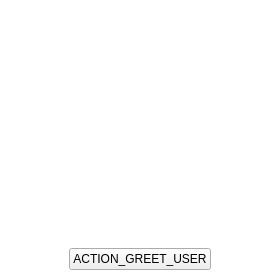
<?xml version="1.0" encoding="UTF-8"?>
<ui version="4.0">
 <class>UserInvitationButton</class>
 <widget class="QWidget" name="UserInvitationButton">
  <property name="geometry">
   <rect>
    <x>0</x>
    <y>0</y>
    <width>280</width>
    <height>280</height>
   </rect>
  </property>
  <property name="minimumSize">
   <size>
    <width>280</width>
    <height>280</height>
   </size>
  </property>
  <property name="maximumSize">
   <size>
    <width>280</width>
    <height>280</height>
   </size>
  </property>
  <property name="windowTitle">
   <string>Form</string>
  </property>
  <property name="styleSheet">
   <string notr="true">#label_addr, label_email {
	color: #999999;
}

#UserInvitationButton, #widget {
	background-color: #FFFFFF;
	border-radius: 8px;
}

#button_cancel {
	border: none;
	background: none;
}</string>
  </property>
  <layout class="QVBoxLayout" name="verticalLayout">
   <property name="spacing">
    <number>0</number>
   </property>
   <property name="leftMargin">
    <number>0</number>
   </property>
   <property name="topMargin">
    <number>0</number>
   </property>
   <property name="rightMargin">
    <number>0</number>
   </property>
   <property name="bottomMargin">
    <number>0</number>
   </property>
   <item>
    <widget class="QWidget" name="widget" native="true">
     <layout class="QVBoxLayout" name="verticalLayout_2">
      <property name="spacing">
       <number>10</number>
      </property>
      <property name="leftMargin">
       <number>10</number>
      </property>
      <property name="topMargin">
       <number>10</number>
      </property>
      <property name="rightMargin">
       <number>10</number>
      </property>
      <property name="bottomMargin">
       <number>10</number>
      </property>
      <item>
       <layout class="QHBoxLayout" name="horizontalLayout_3">
        <item>
         <spacer name="horizontalSpacer_4">
          <property name="orientation">
           <enum>Qt::Horizontal</enum>
          </property>
          <property name="sizeHint" stdset="0">
           <size>
            <width>40</width>
            <height>20</height>
           </size>
          </property>
         </spacer>
        </item>
        <item>
         <widget class="Button" name="button_cancel">
          <property name="sizePolicy">
           <sizepolicy hsizetype="Fixed" vsizetype="Fixed">
            <horstretch>0</horstretch>
            <verstretch>0</verstretch>
           </sizepolicy>
          </property>
          <property name="minimumSize">
           <size>
            <width>32</width>
            <height>32</height>
           </size>
          </property>
          <property name="maximumSize">
           <size>
            <width>32</width>
            <height>32</height>
           </size>
          </property>
          <property name="cursor">
           <cursorShape>PointingHandCursor</cursorShape>
          </property>
          <property name="toolTip">
           <string>ACTION_CANCEL_USER_INVITATION_TOOLTIP</string>
          </property>
          <property name="text">
           <string/>
          </property>
          <property name="icon">
           <iconset resource="../rc/resources.qrc">
            <normaloff>:/icons/images/material/block.svg</normaloff>:/icons/images/material/block.svg</iconset>
          </property>
          <property name="iconSize">
           <size>
            <width>32</width>
            <height>32</height>
           </size>
          </property>
          <property name="flat">
           <bool>true</bool>
          </property>
          <property name="color" stdset="0">
           <color>
            <red>244</red>
            <green>67</green>
            <blue>54</blue>
           </color>
          </property>
          <property name="hover_color" stdset="0">
           <color>
            <red>249</red>
            <green>33</green>
            <blue>36</blue>
           </color>
          </property>
         </widget>
        </item>
       </layout>
      </item>
      <item>
       <spacer name="verticalSpacer">
        <property name="orientation">
         <enum>Qt::Vertical</enum>
        </property>
        <property name="sizeType">
         <enum>QSizePolicy::Fixed</enum>
        </property>
        <property name="sizeHint" stdset="0">
         <size>
          <width>20</width>
          <height>10</height>
         </size>
        </property>
       </spacer>
      </item>
      <item>
       <layout class="QHBoxLayout" name="horizontalLayout">
        <item>
         <spacer name="horizontalSpacer">
          <property name="orientation">
           <enum>Qt::Horizontal</enum>
          </property>
          <property name="sizeHint" stdset="0">
           <size>
            <width>40</width>
            <height>20</height>
           </size>
          </property>
         </spacer>
        </item>
        <item>
         <widget class="IconLabel" name="label_icon">
          <property name="minimumSize">
           <size>
            <width>64</width>
            <height>64</height>
           </size>
          </property>
          <property name="maximumSize">
           <size>
            <width>64</width>
            <height>64</height>
           </size>
          </property>
          <property name="text">
           <string/>
          </property>
          <property name="pixmap">
           <pixmap resource="../rc/resources.qrc">:/icons/images/material/help.svg</pixmap>
          </property>
          <property name="scaledContents">
           <bool>true</bool>
          </property>
          <property name="color" stdset="0">
           <color>
            <red>153</red>
            <green>153</green>
            <blue>153</blue>
           </color>
          </property>
         </widget>
        </item>
        <item>
         <spacer name="horizontalSpacer_2">
          <property name="orientation">
           <enum>Qt::Horizontal</enum>
          </property>
          <property name="sizeHint" stdset="0">
           <size>
            <width>40</width>
            <height>20</height>
           </size>
          </property>
         </spacer>
        </item>
       </layout>
      </item>
      <item>
       <widget class="QLabel" name="label_email">
        <property name="font">
         <font>
          <pointsize>12</pointsize>
          <weight>75</weight>
          <bold>true</bold>
         </font>
        </property>
        <property name="text">
         <string/>
        </property>
        <property name="alignment">
         <set>Qt::AlignCenter</set>
        </property>
        <property name="wordWrap">
         <bool>true</bool>
        </property>
       </widget>
      </item>
      <item>
       <widget class="QLabel" name="label_addr">
        <property name="text">
         <string/>
        </property>
       </widget>
      </item>
      <item>
       <spacer name="verticalSpacer_2">
        <property name="orientation">
         <enum>Qt::Vertical</enum>
        </property>
        <property name="sizeHint" stdset="0">
         <size>
          <width>20</width>
          <height>40</height>
         </size>
        </property>
       </spacer>
      </item>
      <item>
       <layout class="QHBoxLayout" name="horizontalLayout_2">
        <item>
         <spacer name="horizontalSpacer_3">
          <property name="orientation">
           <enum>Qt::Horizontal</enum>
          </property>
          <property name="sizeHint" stdset="0">
           <size>
            <width>40</width>
            <height>20</height>
           </size>
          </property>
         </spacer>
        </item>
        <item>
         <widget class="QPushButton" name="button_greet">
          <property name="text">
           <string>ACTION_GREET_USER</string>
          </property>
         </widget>
        </item>
        <item>
         <spacer name="horizontalSpacer_5">
          <property name="orientation">
           <enum>Qt::Horizontal</enum>
          </property>
          <property name="sizeHint" stdset="0">
           <size>
            <width>40</width>
            <height>20</height>
           </size>
          </property>
         </spacer>
        </item>
       </layout>
      </item>
     </layout>
    </widget>
   </item>
  </layout>
 </widget>
 <customwidgets>
  <customwidget>
   <class>IconLabel</class>
   <extends>QLabel</extends>
   <header>guardata.core.gui.custom_widgets</header>
  </customwidget>
  <customwidget>
   <class>Button</class>
   <extends>QPushButton</extends>
   <header>guardata.core.gui.custom_widgets</header>
  </customwidget>
 </customwidgets>
 <resources>
  <include location="../rc/resources.qrc"/>
 </resources>
 <connections/>
</ui>
